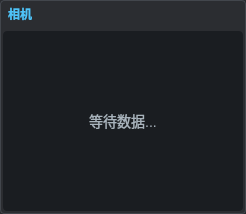
<?xml version="1.0" encoding="UTF-8"?>
<ui version="4.0">
 <class>CameraWidget</class>
 <widget class="QWidget" name="CameraWidget">
  <property name="styleSheet">
   <string notr="true">background-color: #2b2d31; border: 1px solid #42464c; border-radius: 4px;</string>
  </property>
  <layout class="QVBoxLayout" name="verticalLayout">
   <property name="leftMargin">
    <number>3</number>
   </property>
   <property name="topMargin">
    <number>3</number>
   </property>
   <property name="rightMargin">
    <number>3</number>
   </property>
   <property name="bottomMargin">
    <number>3</number>
   </property>
   <item>
    <widget class="QLabel" name="labelTitle">
     <property name="text">
      <string>相机</string>
     </property>
     <property name="styleSheet">
      <string notr="true">font: bold 12px; color: #4fc3f7; padding: 2px; background: transparent; border: none;</string>
     </property>
    </widget>
   </item>
   <item>
    <widget class="QLabel" name="labelFrame">
     <property name="text">
      <string>等待数据...</string>
     </property>
     <property name="alignment">
      <set>Qt::AlignCenter</set>
     </property>
     <property name="minimumSize">
      <size>
       <width>240</width>
       <height>180</height>
      </size>
     </property>
     <property name="styleSheet">
      <string notr="true">background-color: #1a1d21; color: #a8b3bc; font: 14px; border: none; padding: 0px;</string>
     </property>
    </widget>
   </item>
  </layout>
 </widget>
 <resources/>
 <connections/>
</ui>
